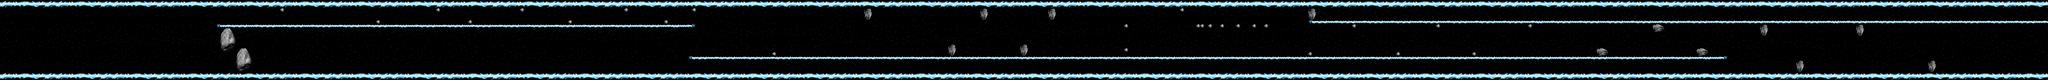

Below is a game level as drawn by its tile map, then a one-line description and the .tmx that defines it (tile-layer data replaced by summaries):
An orthogonal 512x20 tile map with 16x16 px tiles, 3 tile layers (background, walls, hazards).

<map version="1.0" orientation="orthogonal" width="512" height="20" tilewidth="16" tileheight="16">
 <tileset firstgid="1" name="reversePolarity Full" tilewidth="16" tileheight="16">
  <image source="../reversePolarity/Bubble/reversePolarity Full.png" width="960" height="320" />
 </tileset>
 <layer name="background" width="512" height="20">
  <data>[10240 cells, 10240 non-empty, 320 distinct tile ids]</data>
 </layer>
 <layer name="walls" width="512" height="20">
  <data>[10240 cells, 2610 non-empty, 36 distinct tile ids]</data>
 </layer>
 <layer name="hazards" width="512" height="20">
  <data>[10240 cells, 155 non-empty, 32 distinct tile ids]</data>
 </layer>
</map>
